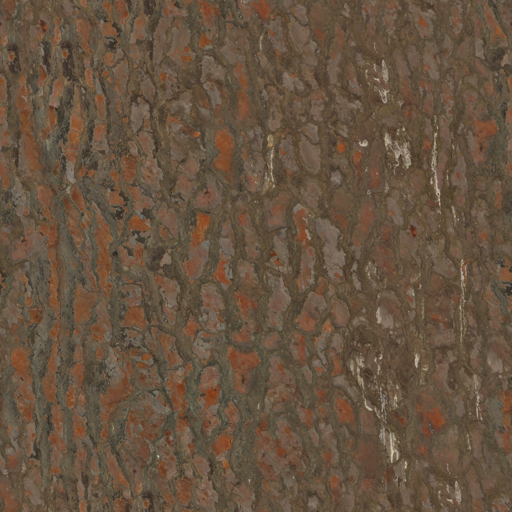
#> input picture assets/tex/bark.png, 512 x 512 px
$ python -i stylise_texture.py   (imports and definitions only)
#> lines starting #> are read from the running program, lines starting #| are printed output that depends on the picture
#> further down, picture is the input picture: shape (512, 512, 3); mean B, G, R 64.3, 83, 102.5
"""Turn a CC0 photo texture (Poly Haven, assets/src/polyhaven) into the scene's painted look.

  1. orient: rotate so wood grain / planks run along U, as the models' UVs expect
  2. match: per-channel gain toward the mean colour of the texture it replaces (the scene's
     palette and overall tone stay as they are)
  3. paint (stylised variant only): total-variation smoothing (flat painted patches with crisp
     edges), soft value banding, the photo's cracks and grooves kept as darker strokes
Shingle roofs additionally get their courses resampled so each of the 8 texture bands used by
the roof builder (tools/blender/cabin.py shingle_slope) holds exactly one course.

Writes assets/tex/<target>_ph.png (photo, colour-matched) and <target>_ph_paint.png.
Usage: stylise_texture.py <polyhaven id> <target: wood_log|wood_plank|shingles> [rotate90]
"""
import sys
import numpy as np
from PIL import Image
from scipy import ndimage

SRC = "assets/src/polyhaven"
OUT = "assets/tex"
lin = lambda c: np.where(c <= 0.04045, c / 12.92, ((c + 0.055) / 1.055) ** 2.4)
srgb = lambda c: np.where(c <= 0.0031308, c * 12.92, 1.055 * np.power(np.clip(c, 0, None), 1 / 2.4) - 0.055)


def load(asset, kind):
    return np.asarray(Image.open(f"{SRC}/{asset}/textures/{asset}_{kind}_1k.jpg").convert("RGB"), np.float32) / 255


# [16 lines left out: function kuwahara, not called in this run]


def shingle_courses(img, n=8):
    """resample so the tile holds exactly n courses, each ending (butt edge, darkest line) at the
    bottom of its band"""
#> called with n = 8
    lum = img.mean(2).mean(1)
#> lum = 512 values, max 86.34 at index 145, min 80.42 at index 423, mean 83.26
    lum = lum - lum.mean()
#> lum = 512 values, max 3.09 at index 145, min -2.84 at index 423, mean 5.19e-15
    ac = np.correlate(np.tile(lum, 2), lum, "valid")[: len(lum)]
#> ac = 512 values, max 466.2 at index 0, min -105.8 at index 13, mean -1.55e-15
    lo = len(lum) // 12
#> lo = 42
    period = lo + int(np.argmax(ac[lo: len(lum) // 3]))
#> period = 166
    phase = int(np.argmin(np.convolve(np.tile(lum, 2), np.ones(period) / period, "same")[:period]))
#> phase = 50
    rows = np.concatenate([np.tile(img, (3, 1, 1))[phase + k * period + (period // 2): phase + (k + 1) * period + (period // 2)] for k in range(n)])
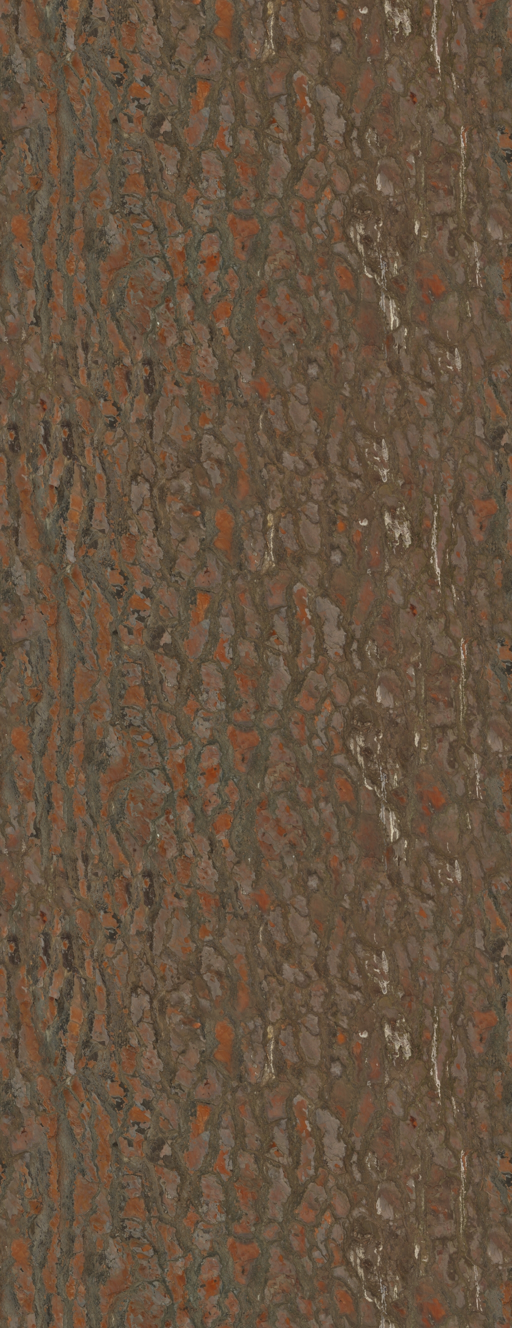
#> rows: shape (1328, 512, 3); mean B, G, R 64.3, 83, 102.6
    h = img.shape[0]
#> h = 512
    return np.asarray(Image.fromarray((rows * 255).astype(np.uint8)).resize((img.shape[1], h), Image.LANCZOS), np.float32) / 255, period


# [34 lines left out: function main, not called in this run]


# [2 lines not run here, left out]

>>> import cv2
>>> picture = cv2.imread('../assets/tex/bark.png')
>>> result = shingle_courses(picture)

$ run again, on assets/tex/shingles.png
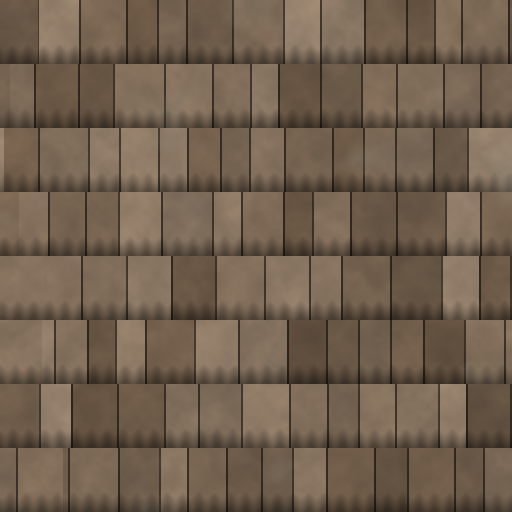
#> input picture assets/tex/shingles.png, 512 x 512 px
#> picture is the input picture: shape (512, 512, 3); mean B, G, R 77.7, 94.9, 112.5
#> in shingle_courses, `lum = img.mean(2).mean(1)`: lum = 512 values, max 104.9 at index 129, min 57.4 at index 511, mean 95.04
#> in shingle_courses, `lum = lum - lum.mean()`: lum = 512 values, max 9.89 at index 129, min -37.64 at index 511, mean -1.34e-14
#> ac = 512 values, max 73718.7 at index 0, min -20369.3 at index 212, mean 1.99e-13
#> lo = 42
#> period = 128
#> phase = 64
#> in shingle_courses, `rows = np.concatenate([np.tile(img, (3, 1, 1))[phase + k * period + (p..`:
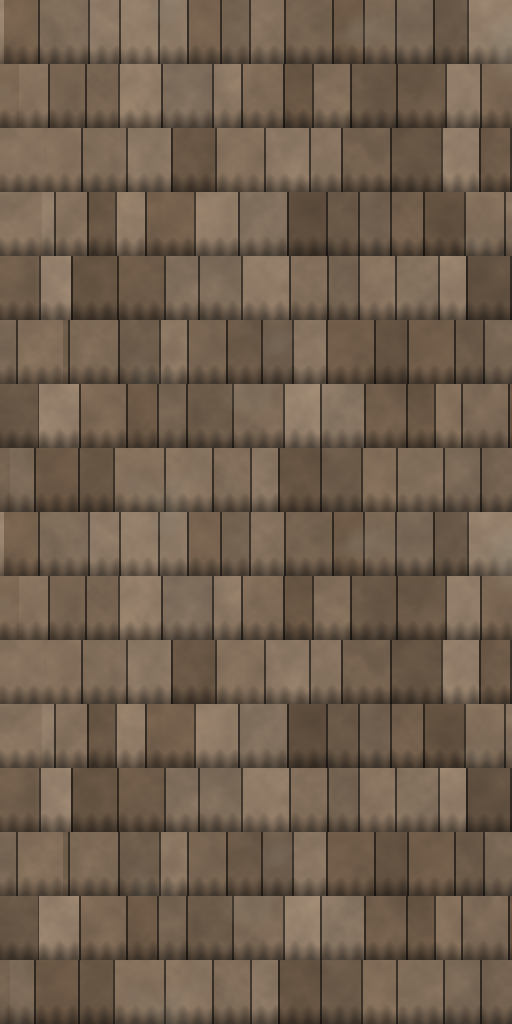
#> rows: shape (1024, 512, 3); mean B, G, R 77.7, 94.9, 112.5

$ run again, on assets/tex/shingles_ph.png
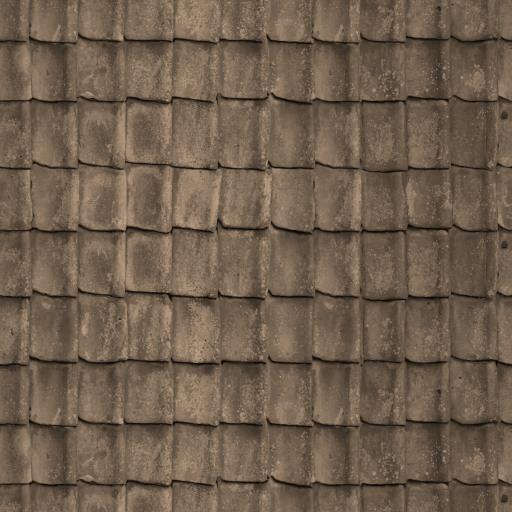
#> input picture assets/tex/shingles_ph.png, 1024 x 1024 px (shown at 1/2 size)
#> picture is the input picture: shape (1024, 1024, 3); mean B, G, R 77.1, 94.2, 111.6
#> in shingle_courses, `lum = img.mean(2).mean(1)`: lum = 1024 values, max 105.4 at index 59, min 47.98 at index 725, mean 94.3
#> in shingle_courses, `lum = lum - lum.mean()`: lum = 1024 values, max 11.14 at index 59, min -46.32 at index 725, mean -9.1e-15
#> ac = 1024 values, max 142193.7 at index 0, min -40297 at index 453, mean 8.81e-13
#> lo = 85
#> period = 258
#> phase = 209
#> in shingle_courses, `rows = np.concatenate([np.tile(img, (3, 1, 1))[phase + k * period + (p..`:
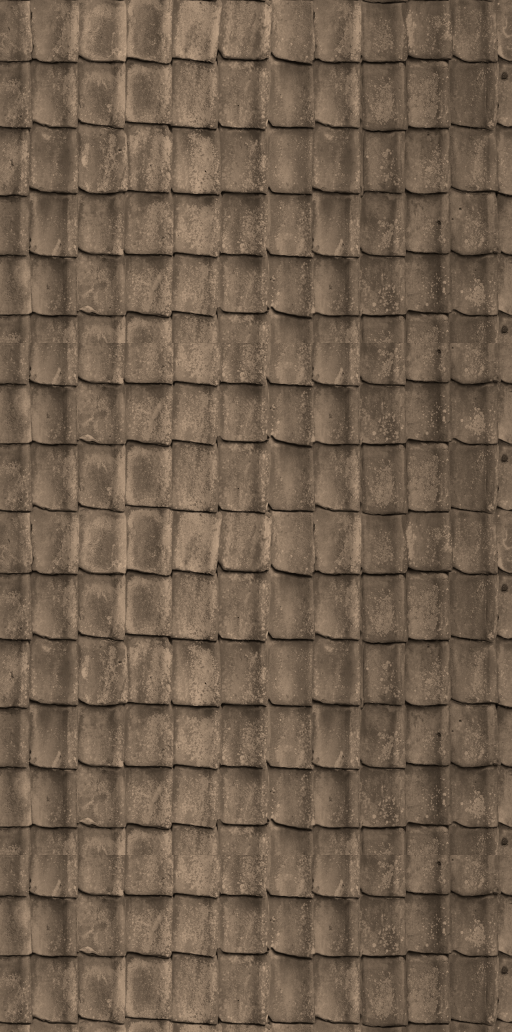
#> rows: shape (2064, 1024, 3) (shown at 1/2 size); mean B, G, R 77.1, 94.2, 111.6
